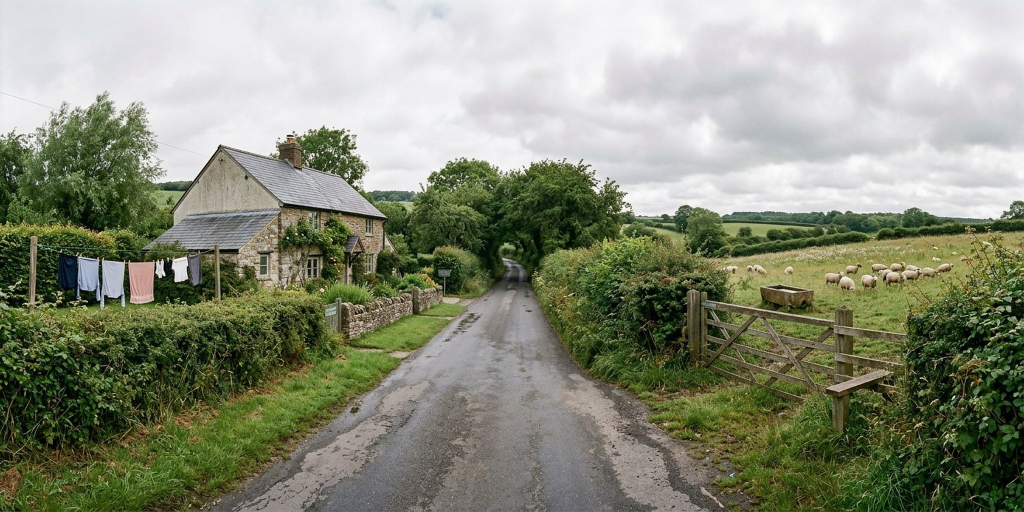
#> input picture assets/willow/day/n101.jpg, 2048 x 1024 px, found by its file name (shown at 1/2 size); its folder holds only this picture in this run
$ python chain-audit.py ../../assets/willow/day/n101.jpg
#> lines starting #> are read from the running program, lines starting #| are printed output that depends on the picture
#!/usr/bin/env python3
"""
Chain auditor (tools-render/chain-audit.py) — OpenCV walk-consistency check.

For every graph edge whose BOTH endpoint frames exist, the auditor measures
how much the AI drifted between those two chained photos:
  1. HSV 3-D histogram correlation (palette match of the same street)
  2. Sky-band mean-luminance delta (top 12% rows — overcast vs sunny breaks)
  3. Exposure delta (global mean luminance)
  4. SIFT keypoint persistence (structure — catches a hallucinated street)
  5. LAB color drift at matched SIFT points (materials repainted: door color,
     car color — geometry still matches, but matched patches changed color)

A pair is SUSPECT when:  histCorrel < 0.72  or  skyDelta > 22  or  exposure > 18
  or  (siftMatches < 12 while both frames are keypoint-rich)   [STR break]
  or  (siftMatches >= 12 and median matched-patch LAB drift > 14)  [MAT break]
A frame's suspicion score = how many suspect edges it participates in; the
worst-scoring frames are the hallucination breaks to regenerate (as camera-
shift edits of their best-correlated EXISTING neighbor).

Usage: .venv/bin/python panorama/tools-render/chain-audit.py [--top 15]
Output: console table + panorama/tools-render/chain-audit.txt (committed for the ledger)
"""
import sys, os
import cv2
import numpy as np

SITE_ROOT = os.path.dirname(os.path.dirname(os.path.abspath(__file__)))
REPO_ROOT = os.path.dirname(SITE_ROOT)
ROOT = SITE_ROOT
DAY = os.path.join(ROOT, 'assets', 'willow', 'day')

TOP_HIST_CORREL = 0.72
MAX_SKY_DELTA = 22.0
MAX_EXPO_DELTA = 18.0


def descriptor(img):
    """Histogram (H,S,V 8x8x8) + sky luminance + global luminance + SIFT."""
    hsv = cv2.cvtColor(img, cv2.COLOR_BGR2HSV)
    hist = cv2.calcHist([hsv], [0, 1, 2], None, [8, 8, 8], [0, 180, 0, 256, 0, 256])
    cv2.normalize(hist, hist, 0, 1, cv2.NORM_MINMAX)
    h = img.shape[0]
    sky = img[: max(8, h // 8)]
    skyL = float(np.mean(cv2.cvtColor(sky, cv2.COLOR_BGR2GRAY)))
    expo = float(np.mean(cv2.cvtColor(img, cv2.COLOR_BGR2GRAY)))
    gray = cv2.cvtColor(img, cv2.COLOR_BGR2GRAY)
    kp, des = _SIFT.detectAndCompute(gray, None)
    return hist, skyL, expo, kp, des, img


_SIFT = cv2.SIFT_create(nfeatures=1600)
_BF = cv2.BFMatcher(cv2.NORM_L2)


def match_metrics(da, db):
    """SIFT structure persistence + LAB color drift on matched points.

    Same physical street photographed one stride away matches MANY SIFT
    keypoints and their neighborhoods keep the SAME colors. When the AI
    repaints a door/car/material, keypoints still match (geometry kept,
    parallax small) but the LAB values at matched points drift — that is
    exactly the 'door changed color' alarm.
    """
    kpA, desA = da[3], da[4]
    kpB, desB = db[3], db[4]
    if desA is None or desB is None or not kpA or not kpB:
        return 0, 0.0, 999.0
    matches = _BF.knnMatch(desA, desB, k=2)
    good = []
    for pair in matches:
        m = pair[0]
        if len(pair) == 2:
            if m.distance < 0.72 * pair[1].distance:
                good.append(m)
        elif m.distance < 230:
            good.append(m)
    n = len(good)
    if n < 4:
        return n, 0.0, 999.0
    labA = cv2.cvtColor(da[5], cv2.COLOR_BGR2LAB)
    labB = cv2.cvtColor(db[5], cv2.COLOR_BGR2LAB)
    hA, wA = labA.shape[:2]
    diffs = []
    for m in good[:200]:
        xa, ya = int(round(kpA[m.queryIdx].pt[0])), int(round(kpA[m.queryIdx].pt[1]))
        xb, yb = int(round(kpB[m.trainIdx].pt[0])), int(round(kpB[m.trainIdx].pt[1]))
        if 2 <= xa < wA - 2 and 2 <= ya < hA - 2 and 2 <= xb < wA - 2 and 2 <= yb < hA - 2:
            a = labA[ya - 2: ya + 3, xa - 2: xa + 3].reshape(-1, 3).mean(axis=0)
            b = labB[yb - 2: yb + 3, xb - 2: xb + 3].reshape(-1, 3).mean(axis=0)
            diffs.append(float(np.linalg.norm(a - b)))
    drift = float(np.median(diffs)) if diffs else 999.0
    return n, n / max(1, min(len(kpA), len(kpB))), drift


def load_frames():
    frames = {}
    for f in sorted(os.listdir(DAY)):
        if f.endswith('.jpg'):
            n = int(f[1:-4])
            img = cv2.imread(os.path.join(DAY, f))
            if img is not None:
                img = cv2.resize(img, (512, 256), interpolation=cv2.INTER_AREA)
                frames[n] = descriptor(img)
    return frames


def graph_edges():
    """Collapsed walk pairs: consecutive EXISTING frames along each branch.

    The 4 m sub-stride stage inserts topology knots whose photos are still
    being generated, so raw edges hardly ever join two existing frames.
    Walk each branch from every existing frame until the NEXT existing
    frame on that branch and compare THOSE — exactly the visual pair a
    walker experiences.
    """
    import subprocess, json, os
    js = """
import { densify } from './panorama/js/worlds/willow-parish.js';
const { edges } = densify();
console.log(JSON.stringify(edges));
"""
    out = subprocess.run(['node', '--input-type=module', '-e', js], cwd=REPO_ROOT,
                         capture_output=True, text=True, check=True)
    raw = json.loads(out.stdout)
    adj = {}
    for a, b in raw:
        adj.setdefault(a, []).append(b)
        adj.setdefault(b, []).append(a)
    have = set()
    for f in os.listdir(DAY):
        if f.endswith('.jpg'):
            have.add(int(f[1:-4]))
    pairs = set()
    for start in sorted(have):
        for nb in adj.get(start, []):
            prev, cur, hops = start, nb, 1
            while cur not in have and hops < 24:           # walk toward next existing frame
                nxts = [x for x in adj.get(cur, []) if x != prev]
                if not nxts: break
                prev, cur = cur, nxts[0]
                hops += 1
            if cur in have:
                pairs.add(tuple(sorted((start, cur))))
    return sorted(pairs)


def main():
    top = int(sys.argv[sys.argv.index('--top') + 1]) if '--top' in sys.argv else 15
    frames = load_frames()
#> in load_frames, img is the input picture: shape (1024, 2048, 3); mean B, G, R 122.4, 142.1, 137.7
#> in load_frames, `img = cv2.resize(img, (512, 256), interpolation=cv2.INTER_AREA)`:
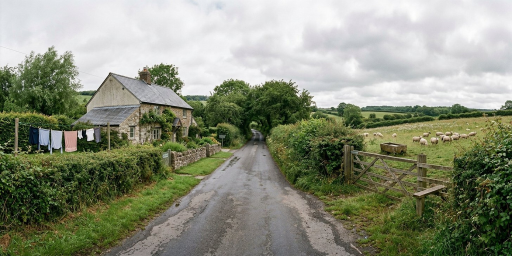
#> img: shape (256, 512, 3); mean B, G, R 122.4, 142.1, 137.7
#> in descriptor, `hsv = cv2.cvtColor(img, cv2.COLOR_BGR2HSV)`: hsv: shape (256, 512, 3); mean H, S, V 63.7, 70.2, 144.7
#> in descriptor, `sky = img[: max(8, h // 8)]`:
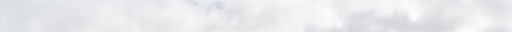
#> sky: shape (32, 512, 3); mean B, G, R 236.1, 232.8, 232.7
#> in descriptor, `skyL = float(np.mean(cv2.cvtColor(sky, cv2.COLOR_BGR2GRAY)))`: skyL = 233.1
#> in descriptor, `expo = float(np.mean(cv2.cvtColor(img, cv2.COLOR_BGR2GRAY)))`: expo = 138.5
#> in descriptor, `gray = cv2.cvtColor(img, cv2.COLOR_BGR2GRAY)`:
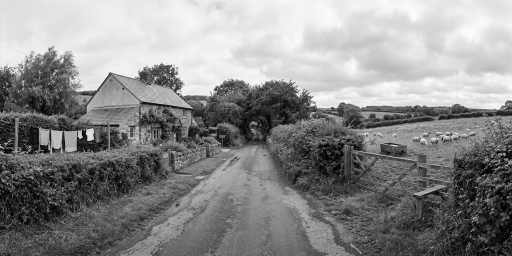
#> gray: shape (256, 512); min 1, max 253, mean 138.5
#> in descriptor, `kp, des = _SIFT.detectAndCompute(gray, None)`: kp = 1212 keypoints; strongest (x, y, size): (90, 134, 5.9), (80, 136, 2.7), (504, 154, 1.9), (84, 133, 3.1)
#> frames = 1 item
    edges = graph_edges()

    rows, suspicion = [], {}
    for a, b in edges:
        if a not in frames or b not in frames:
            continue
        da, db = frames[a], frames[b]
        corr = cv2.compareHist(da[0], db[0], cv2.HISTCMP_CORREL)
        sky = abs(da[1] - db[1])
        expo = abs(da[2] - db[2])
        sift, rate, drift = match_metrics(da, db)
        # suspect when: palette/sky/exposure broke (as before) OR the structure
        # itself doesn't match (different street hallucinated while keypoints
        # exist to compare) OR geometry matches but materials were repainted
        # (door color/car — LAB drift on matched points)
        structBad = sift < 12 and len(da[3] or []) > 200 and len(db[3] or []) > 200
        matBad = sift >= 12 and drift > 14
        bad = corr < TOP_HIST_CORREL or sky > MAX_SKY_DELTA or expo > MAX_EXPO_DELTA or structBad or matBad
        rows.append((a, b, corr, sky, expo, sift, drift, structBad, matBad, bad))
        if bad:
            suspicion[a] = suspicion.get(a, 0) + 1
            suspicion[b] = suspicion.get(b, 0) + 1

    worst_pairs = sorted([r for r in rows if r[-1]], key=lambda r: (r[2], -r[3]))
    worst_frames = sorted(suspicion.items(), key=lambda kv: -kv[1])

    lines = []
    lines.append(f"chain audit: {len(rows)} walkable edges checked, {len(worst_pairs)} suspect breaks")
    lines.append("")
    lines.append("WORST FRAMES (regenerate as edits of their best neighbor):")
    for img, score in worst_frames[:top]:
        best = None
        for a, b, corr, sky, expo, sift, drift, sb, mb, bad in rows:
            for (x, y) in ((a, b), (b, a)):
                if x == img and (best is None or corr > best[1]):
                    best = (y, corr)
        lines.append(f"  n{img}: {score} suspect edges   suggested source n{best[0]} (correl {best[1]:.2f})")
    lines.append("")
    lines.append("SUSPECT PAIRS (worst first):  [MAT = materials repainted (door/car drift), STR = structure mismatch]")
    for a, b, corr, sky, expo, sift, drift, structBad, matBad, bad in worst_pairs[:40]:
        tags = (" MAT" if matBad else "") + (" STR" if structBad else "")
        lines.append(f"  n{a} <-> n{b}: correl {corr:.3f}  skyΔ {sky:.1f}  expoΔ {expo:.1f}  sift {sift}  driftΔ {drift:.1f}{tags}")

    report = "\n".join(lines)
    print(report)
    with open(os.path.join(ROOT, 'tools-render', 'chain-audit.txt'), 'w') as fh:
        fh.write(report + "\n")


if __name__ == '__main__':
    main()
#> (the call stopped at in graph_edges, `out = subprocess.run(['node', '--input-type=module', '-e', js], cwd=RE..`: subprocess is not available in this run)

$ run again, on assets/willow/day/n121.jpg
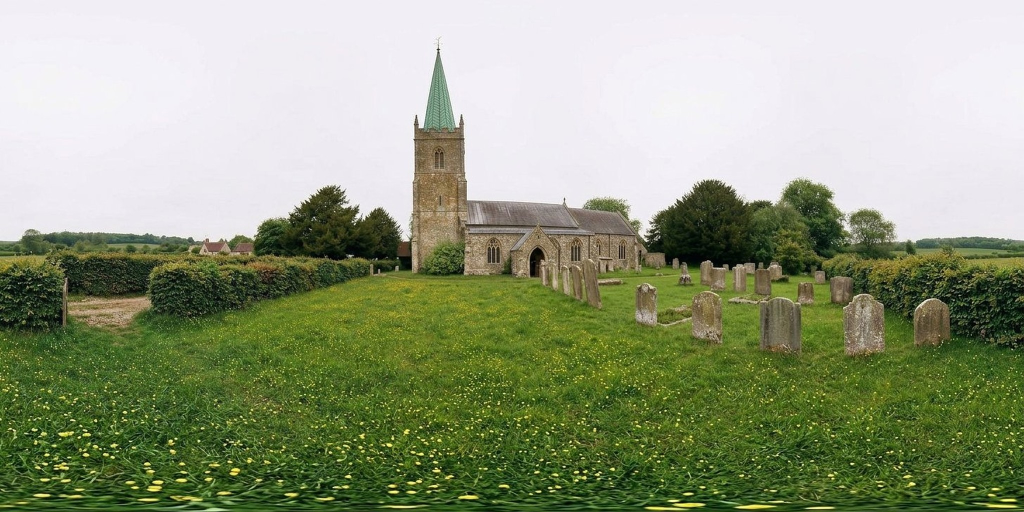
#> input picture assets/willow/day/n121.jpg, 2048 x 1024 px, found by its file name (shown at 1/2 size)
#> in load_frames, img is the input picture: shape (1024, 2048, 3); mean B, G, R 126.2, 155.6, 146.6
#> img: shape (256, 512, 3)
#> hsv: shape (256, 512, 3); mean H, S, V 76.7, 89, 159.2
#> in descriptor, `sky = img[: max(8, h // 8)]`:
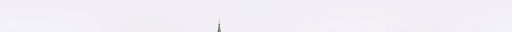
#> sky: shape (32, 512, 3); mean B, G, R 245.3, 238.6, 241.5
#> skyL = 240.4
#> expo = 149.6
#> in descriptor, `gray = cv2.cvtColor(img, cv2.COLOR_BGR2GRAY)`:
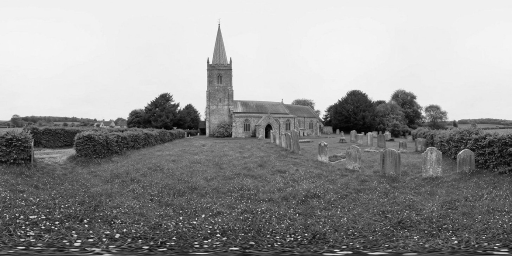
#> gray: shape (256, 512); min 3, max 246, mean 149.6
#> kp = 645 keypoints; strongest (x, y, size): (117, 236, 2.7), (76, 244, 2.2), (163, 119, 30.9), (202, 118, 3.3)
#> frames = 1 item

$ run again, on assets/willow/day/n158.jpg
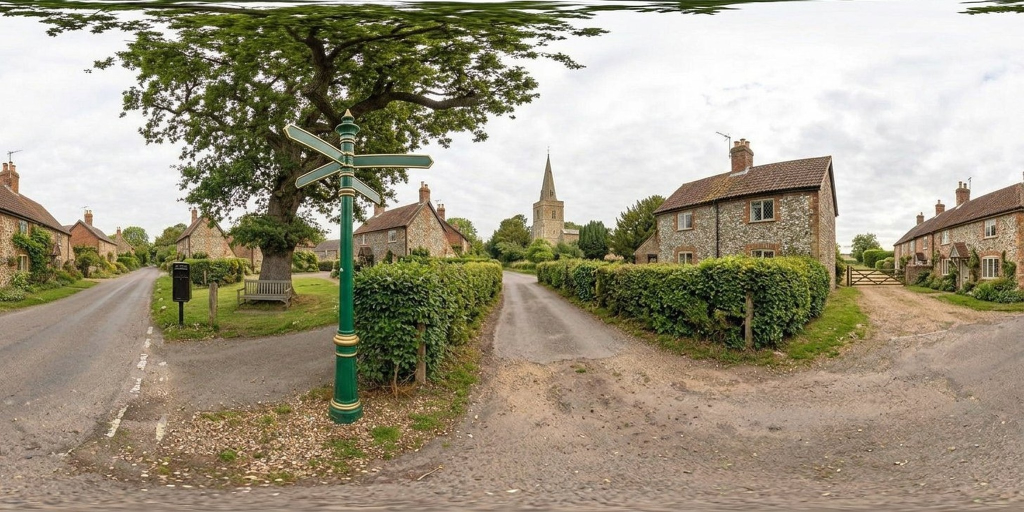
#> input picture assets/willow/day/n158.jpg, 2048 x 1024 px, found by its file name (shown at 1/2 size)
#> in load_frames, img is the input picture: shape (1024, 2048, 3); mean B, G, R 128.6, 149.7, 157.9
#> img: shape (256, 512, 3)
#> hsv: shape (256, 512, 3); mean H, S, V 30.6, 69.4, 159.9
#> in descriptor, `sky = img[: max(8, h // 8)]`:
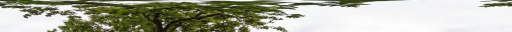
#> sky: shape (32, 512, 3); mean B, G, R 156.4, 172.5, 170.3
#> skyL = 170
#> expo = 149.7
#> in descriptor, `gray = cv2.cvtColor(img, cv2.COLOR_BGR2GRAY)`:
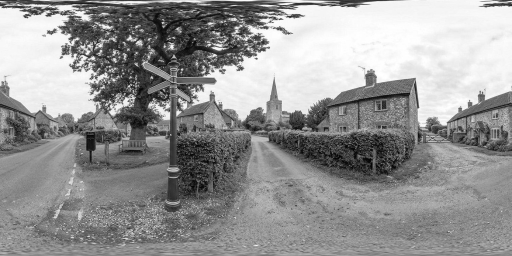
#> gray: shape (256, 512); min 3, max 255, mean 149.7
#> kp = 1169 keypoints; strongest (x, y, size): (93, 58, 2.6), (25, 16, 2.7), (266, 28, 2.4), (172, 46, 3.8)
#> frames = 1 item

$ run again, on assets/willow/day/n170.jpg
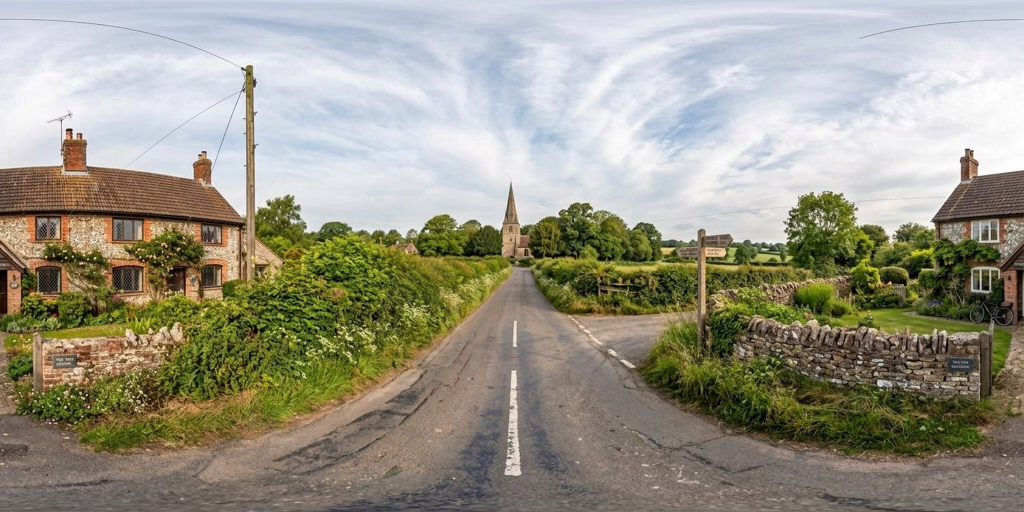
#> input picture assets/willow/day/n170.jpg, 2048 x 1024 px, found by its file name (shown at 1/2 size)
#> in load_frames, img is the input picture: shape (1024, 2048, 3); mean B, G, R 134.2, 150.1, 153.6
#> img: shape (256, 512, 3)
#> hsv: shape (256, 512, 3); mean H, S, V 55.5, 70.7, 160.9
#> in descriptor, `sky = img[: max(8, h // 8)]`:
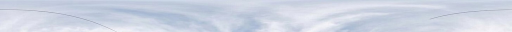
#> sky: shape (32, 512, 3); mean B, G, R 226.2, 211.8, 204.8
#> skyL = 211.4
#> expo = 149.4
#> in descriptor, `gray = cv2.cvtColor(img, cv2.COLOR_BGR2GRAY)`:
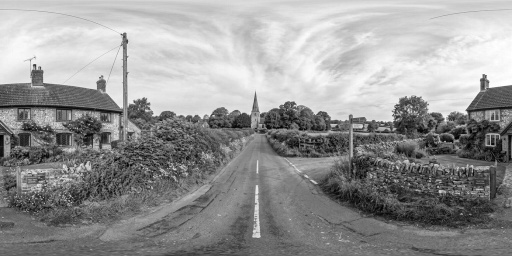
#> gray: shape (256, 512); min 2, max 255, mean 149.4
#> kp = 1052 keypoints; strongest (x, y, size): (34, 65, 2.1), (440, 191, 2.2), (484, 81, 6), (124, 35, 3.5)
#> frames = 1 item

$ run again, on assets/willow/day/n105.jpg
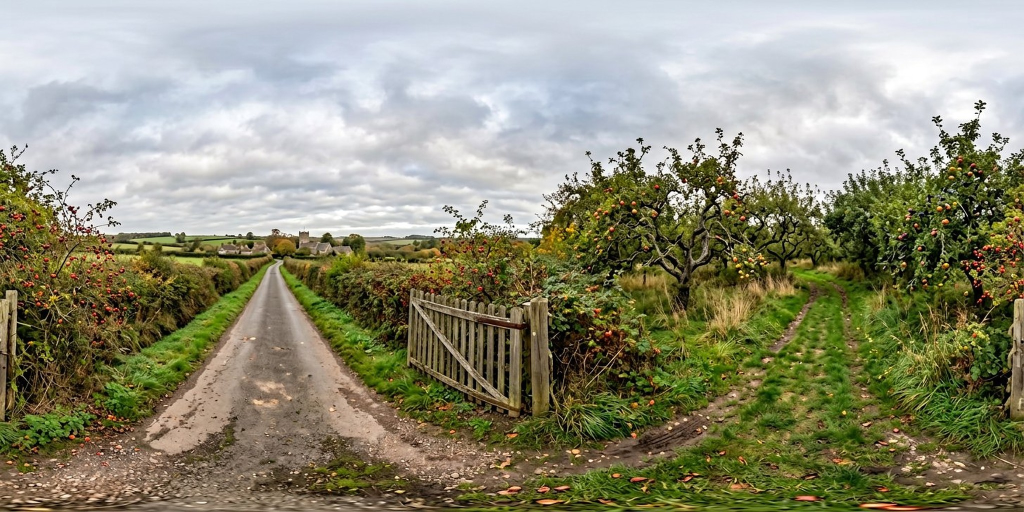
#> input picture assets/willow/day/n105.jpg, 2048 x 1024 px, found by its file name (shown at 1/2 size)
#> in load_frames, img is the input picture: shape (1024, 2048, 3); mean B, G, R 117.4, 140.5, 141.9
#> img: shape (256, 512, 3)
#> hsv: shape (256, 512, 3); mean H, S, V 55.6, 93, 150.1
#> in descriptor, `sky = img[: max(8, h // 8)]`:
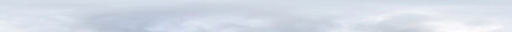
#> sky: shape (32, 512, 3); mean B, G, R 230.5, 219.4, 211.9
#> skyL = 218.4
#> expo = 138.3
#> in descriptor, `gray = cv2.cvtColor(img, cv2.COLOR_BGR2GRAY)`:
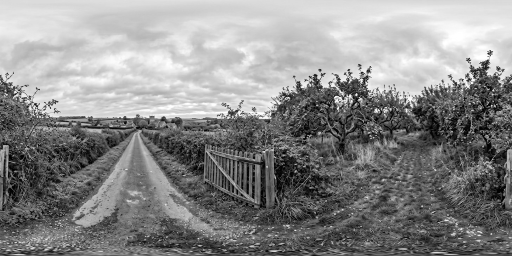
#> gray: shape (256, 512); min 1, max 255, mean 138.3
#> kp = 1406 keypoints; strongest (x, y, size): (368, 71, 2.5), (490, 53, 3.3), (376, 111, 3), (315, 75, 2.1)
#> frames = 1 item
